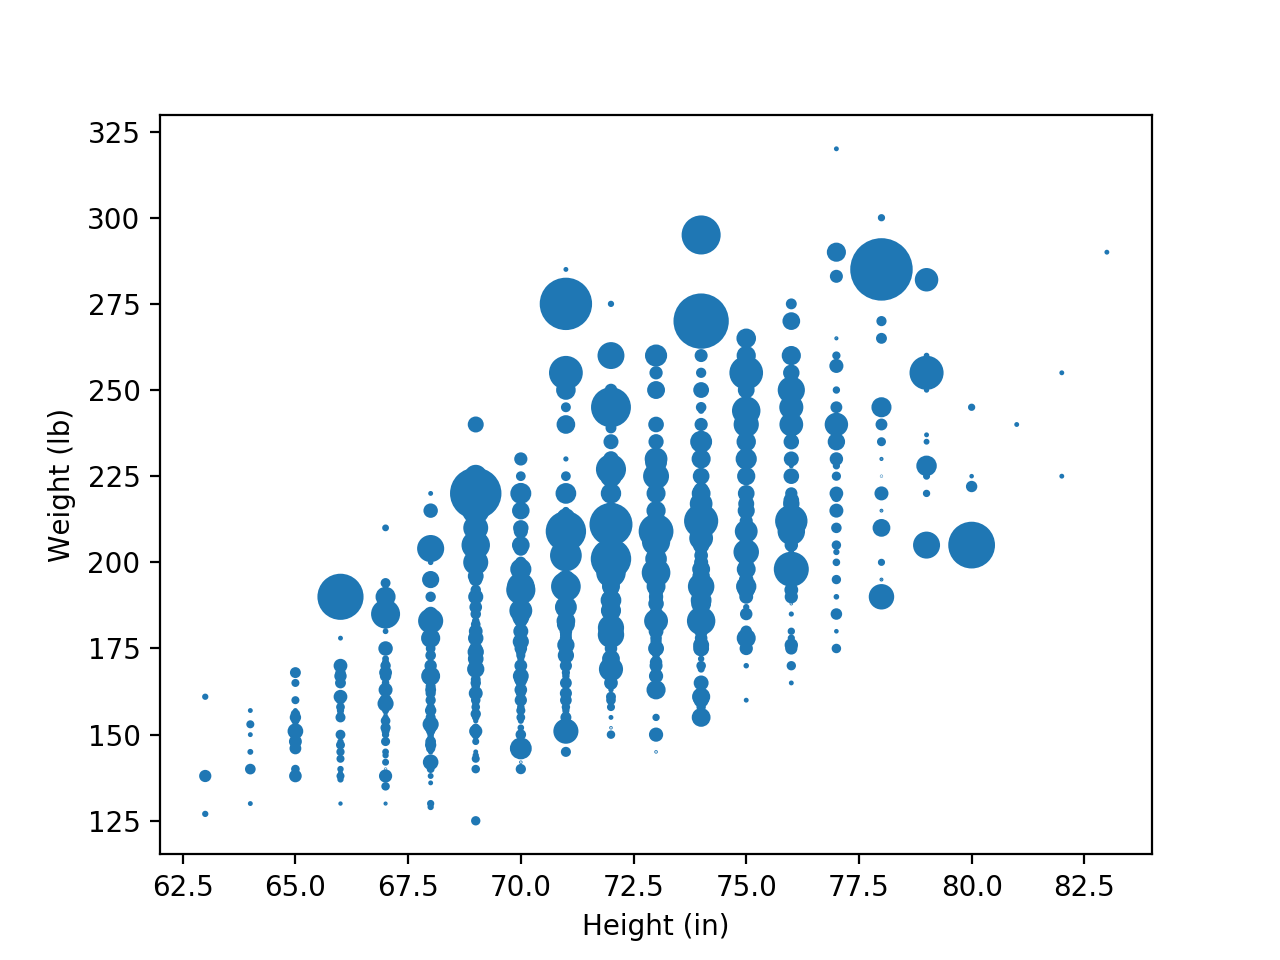

Write Python code to recreate this figure.
import pandas as pd
import matplotlib.pyplot as plt
import seaborn as sns

people = "~/Desktop/DataAnalysis_Udemy/BaseballAnalysis/baseballdatabank-master/core/People.csv"
batting = "~/Desktop/DataAnalysis_Udemy/BaseballAnalysis/baseballdatabank-master/core/Batting.csv"

people_df = pd.read_csv(people)
batting_df = pd.read_csv(batting)

'''ISSUE: for players in the batting table, there are rows with batting data for each year they played. Need to get mean HRs 
for all years played and put it into a series to use later on.'''

def get_correct_hr_data(df):
  #grouping primarily by playerID, and only keep playerID and homerun columns
  df = df.groupby(by='playerID', as_index=False)['playerID', 'HR']
  #sum the total amount of homeruns for each player, since there might be different values for each season
  df = df.sum()
  #returns df with only playeerIDs and total number of homeruns over career
  return df

hr_df = get_correct_hr_data(batting_df)

# merge both tables to get playerID/homeruns and height/weight in same table
merged_df = people_df.merge(hr_df, on='playerID', how='inner')

#can't correlate 3 columns, so need to calculate BMI to use pearson's r
merged_df['BMI'] = (merged_df['weight']/(merged_df['height'] * merged_df['height']) * 703)
'''pearson's r = 0.10976, some positive correlation'''

data_by_height_weight = merged_df.groupby(['height', 'weight'], as_index=False).mean()
#scale bubbles properly by normalizing
scaled_bubbles = data_by_height_weight['HR']-data_by_height_weight['HR'].mean()/data_by_height_weight['HR'].std()
plt.scatter(data_by_height_weight['height'], data_by_height_weight['weight'], s=scaled_bubbles)
plt.ylabel('Weight (lb)')
plt.xlabel('Height (in)')
plt.show()
